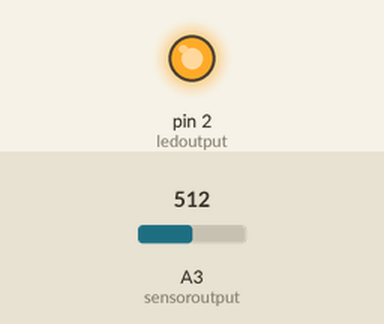
Simulated run of this sketch. Board: Arduino Uno, built with avr-gcc and run on an emulated ATmega328P. On the bench: output pins drawn as LEDs (lit = HIGH). Inputs (shaded band) come from the test bench; at power-on: A3 (sensoroutput) = 512.

Above: at 1.8 s.
1.9 s: A3 (sensoroutput) set to 110
3.4 s: A3 (sensoroutput) set to 90
At 5.1 s:
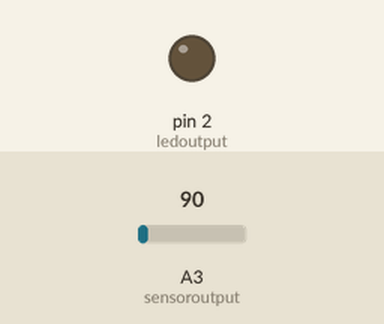
5.5 s: A3 (sensoroutput) set to 122
At 6.2 s:
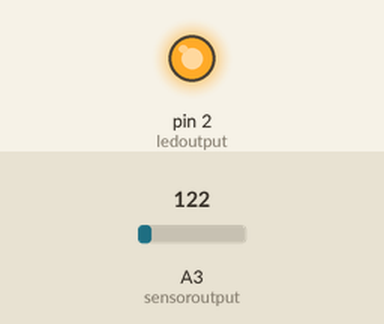
7.0 s: A3 (sensoroutput) set to 0
At 8.9 s:
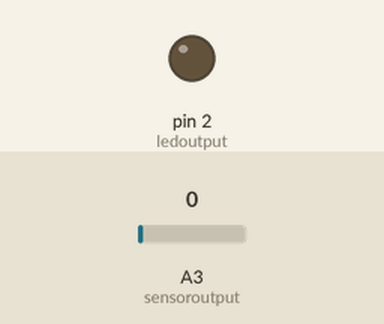
Timing chart, 0 to 10.0 s (numbered marks = the images above; inputs shaded):
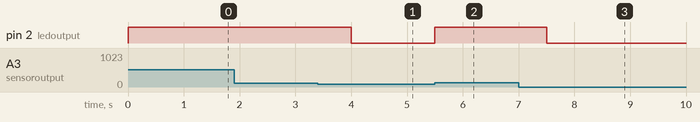

Measured:
- the behaviour switches between 100 and 99 on A3 (sensoroutput) (found by bisection; images 0 and 1)
- after the input at 1.9 s, every drawn part: stays the same
- after the input at 3.4 s, pin 2 (ledoutput): HIGH → LOW after 0.60 s
- after the input at 5.5 s, pin 2 (ledoutput): LOW → HIGH at once
- after the input at 7.0 s, pin 2 (ledoutput): HIGH → LOW after 0.50 s

The sketch:

piezofinal.ino
```cpp
int sensoroutput = 3; // the analog pin connected to the sensor
int ledoutput = 2; // pin connected to LED
int THRESHOLD = 100;
void setup()
{
pinMode(ledoutput, OUTPUT);   // this function is used to declare led connected pin as output
}
void loop()
{
int value = analogRead(sensoroutput);  // function to read analog voltage from sensor
if (value >= THRESHOLD)                    // function to check voltage level from sensor
{
digitalWrite(ledoutput, HIGH);
delay(1000); // to make the LED visible
}
else
digitalWrite(ledoutput, LOW);
}
```
